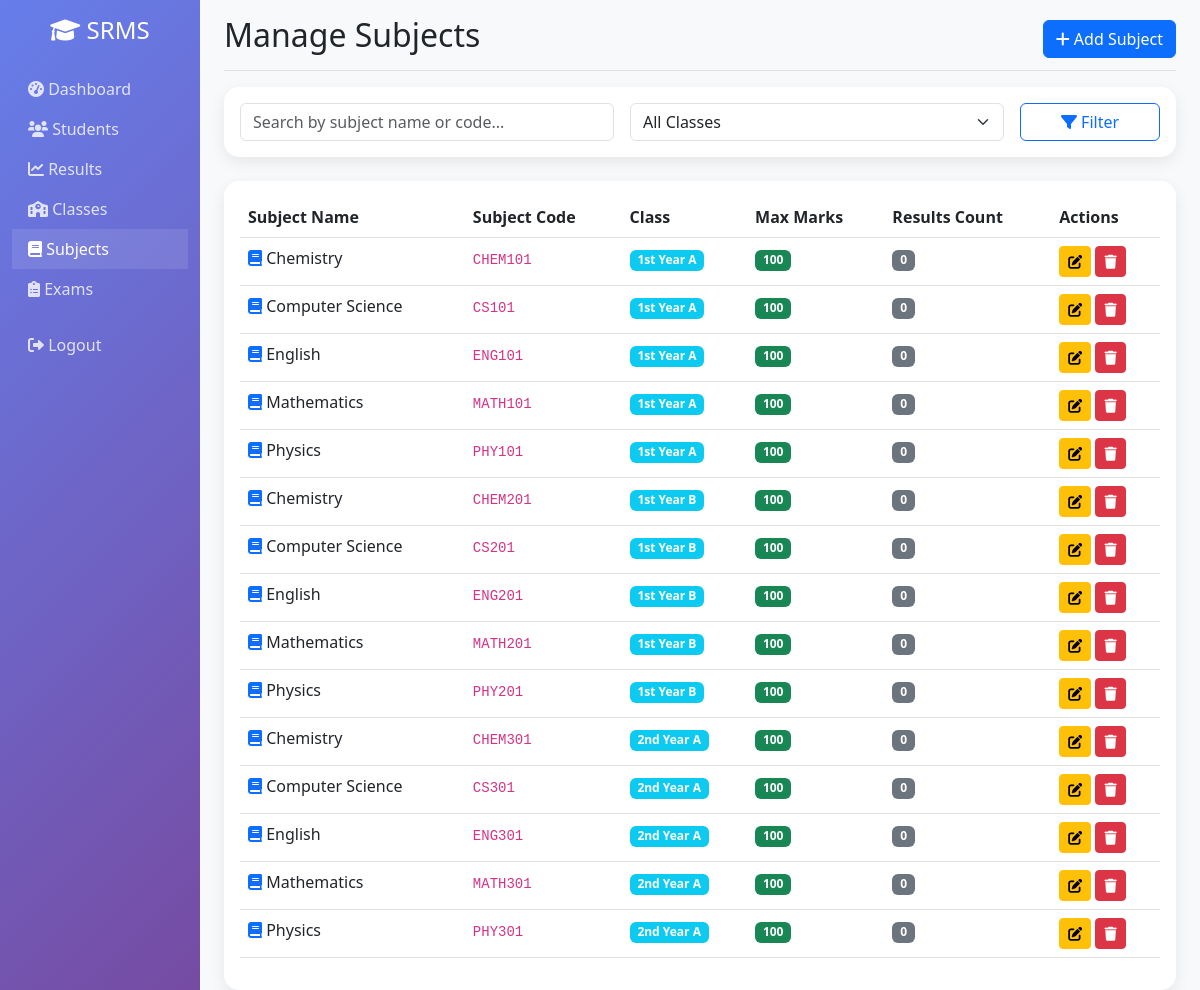
The app's page /subjects.php (signed in) with its own data.
### tables this page shows
CREATE TABLE `subjects` (
  `id` int(11) NOT NULL AUTO_INCREMENT,
  `subject_name` varchar(100) NOT NULL,
  `subject_code` varchar(20) DEFAULT NULL,
  `class_id` int(11) NOT NULL,
  `max_marks` int(11) NOT NULL DEFAULT 100,
  `created_at` timestamp NOT NULL DEFAULT current_timestamp(),
  PRIMARY KEY (`id`),
  KEY `class_id` (`class_id`),
  CONSTRAINT `subjects_ibfk_1` FOREIGN KEY (`class_id`) REFERENCES `classes` (`id`) ON DELETE CASCADE
);

CREATE TABLE `classes` (
  `id` int(11) NOT NULL AUTO_INCREMENT,
  `class_name` varchar(50) NOT NULL,
  `section` varchar(10) DEFAULT NULL,
  `created_at` timestamp NOT NULL DEFAULT current_timestamp(),
  PRIMARY KEY (`id`),
  UNIQUE KEY `class_name_section` (`class_name`, `section`)
);

### subjects.php (the view, shortened to what this page needs)
<?php
include_once 'includes/functions.php';
$search = '';
$page = isset($_GET['page']) ? (int)$_GET['page'] : 1;
$limit = 20;
$offset = ($page - 1) * $limit;
$sql = "SELECT sub.*, c.class_name, c.section,
        (SELECT COUNT(*) FROM results WHERE subject_id = sub.id) as result_count
        FROM subjects sub
        JOIN classes c ON sub.class_id = c.id WHERE 1=1";
$sql .= " ORDER BY c.class_name, c.section, sub.subject_name LIMIT $limit OFFSET $offset";
$subjects = $conn->query($sql);
?>
<!DOCTYPE html>
<html lang="en">
<head>
    <link href="https://cdn.jsdelivr.net/npm/bootstrap@5.3.0/dist/css/bootstrap.min.css" rel="stylesheet">
    <link rel="stylesheet" href="https://cdnjs.cloudflare.com/ajax/libs/font-awesome/6.0.0/css/all.min.css">
</head>
<body>
    <div class="container-fluid">
        <div class="row">
            <nav class="col-md-3 col-lg-2 d-md-block sidebar collapse">
                <div class="position-sticky pt-3">
                    <div class="text-center mb-4">
                        <h4 class="text-white">
                            <i class="fas fa-graduation-cap"></i> SRMS
                        </h4>
                    </div>
                    <ul class="nav flex-column">
                        <li class="nav-item">
                            <a class="nav-link" href="index.php">
                                <i class="fas fa-tachometer-alt"></i> Dashboard
                            </a>
                        </li>
                        <li class="nav-item">
                            <a class="nav-link" href="students.php">
                                <i class="fas fa-users"></i> Students
                            </a>
                        </li>
                        <li class="nav-item">
                            <a class="nav-link" href="results.php">
                                <i class="fas fa-chart-line"></i> Results
                            </a>
                        </li>
                        <li class="nav-item">
                            <a class="nav-link" href="classes.php">
                                <i class="fas fa-school"></i> Classes
                            </a>
                        </li>
                        <li class="nav-item">
                            <a class="nav-link active" href="subjects.php">
                                <i class="fas fa-book"></i> Subjects
                            </a>
                        </li>
                        <li class="nav-item">
                            <a class="nav-link" href="exams.php">
                                <i class="fas fa-clipboard-list"></i> Exams
                            </a>
                        </li>
                        <li class="nav-item mt-3">
                            <a class="nav-link" href="logout.php">
                                <i class="fas fa-sign-out-alt"></i> Logout
                            </a>
                        </li>
                    </ul>
                </div>
            </nav>
            <main class="col-md-9 ms-sm-auto col-lg-10 px-md-4 main-content">
                <div class="d-flex justify-content-between flex-wrap flex-md-nowrap align-items-center pt-3 pb-2 mb-3 border-bottom">
                    <h1 class="h2">Manage Subjects</h1>
                    <div class="btn-toolbar mb-2 mb-md-0">
                        <button type="button" class="btn btn-primary" data-bs-toggle="modal" data-bs-target="#addSubjectModal">
                            <i class="fas fa-plus"></i> Add Subject
                        </button>
                    </div>
                </div>
                <div class="card mb-4">
                    <div class="card-body">
                        <form method="GET" class="row g-3">
                            <div class="col-md-5">
                                <input type="text" class="form-control" name="search" placeholder="Search by subject name or code..." value="<?php echo $search; ?>">
                            </div>
                            <div class="col-md-5">
                                <select class="form-select" name="class_filter">
                                    <option value="">All Classes</option>
                                </select>
                            </div>
                            <div class="col-md-2">
                                <button type="submit" class="btn btn-outline-primary w-100">
                                    <i class="fas fa-filter"></i> Filter
                                </button>
                            </div>
                        </form>
                    </div>
                </div>
                <div class="card">
                    <div class="card-body">
                        <div class="table-responsive">
                            <table class="table table-hover">
                                <thead>
                                    <tr>
                                        <th>Subject Name</th>
                                        <th>Subject Code</th>
                                        <th>Class</th>
                                        <th>Max Marks</th>
                                        <th>Results Count</th>
                                        <th>Actions</th>
                                    </tr>
                                </thead>
                                <tbody>
                                    <?php while ($subject = $subjects->fetch_assoc()): ?>
                                    <tr>
                                        <td>
                                            <i class="fas fa-book text-primary"></i>
                                            <?php echo htmlspecialchars($subject['subject_name']); ?>
                                        </td>
                                        <td>
                                            <code><?php echo htmlspecialchars($subject['subject_code']); ?></code>
                                        </td>
                                        <td>
                                            <span class="badge bg-info">
                                                <?php echo $subject['class_name'] . ' ' . $subject['section']; ?>
                                            </span>
                                        </td>
                                        <td>
                                            <span class="badge bg-success"><?php echo $subject['max_marks']; ?></span>
                                        </td>
                                        <td>
                                            <span class="badge bg-secondary"><?php echo $subject['result_count']; ?></span>
                                        </td>
                                        <td>
                                            <a href="?edit=<?php echo $subject['id']; ?>" class="btn btn-sm btn-warning btn-action">
                                                <i class="fas fa-edit"></i>
                                            </a>
                                            <a href="?delete=<?php echo $subject['id']; ?>" class="btn btn-sm btn-danger btn-action" onclick="return confirm('Are you sure?')">
                                                <i class="fas fa-trash"></i>
                                            </a>
                                        </td>
                                    </tr>
                                    <?php endwhile; ?>
                                </tbody>
                            </table>
                        </div>
                    </div>
                </div>
            </main>
        </div>
    </div>
</body>
</html>

### subjects.php (style rules this page uses)
.sidebar { min-height: 100vh; background: linear-gradient(135deg, #667eea 0%, #764ba2 100%); }
.sidebar .nav-link { color: rgba(255, 255, 255, 0.8); transition: all 0.3s; }
.sidebar .nav-link:hover, .sidebar .nav-link.active { color: white; background: rgba(255, 255, 255, 0.1); }
.main-content { background-color: #f8f9fa; min-height: 100vh; }
.card { border: none; border-radius: 15px; box-shadow: 0 5px 15px rgba(0, 0, 0, 0.08); }
.btn-action { padding: 0.25rem 0.5rem; font-size: 0.875rem; }

### records on screen
subjects: subject_name "Chemistry", subject_code "CHEM101", class.class_name "1st Year", class.section "A", max_marks "100", result_count "0"
subjects: subject_name "Computer Science", subject_code "CS101", class.class_name "1st Year", class.section "A", max_marks "100", result_count "0"
subjects: subject_name "English", subject_code "ENG101", class.class_name "1st Year", class.section "A", max_marks "100", result_count "0"
subjects: subject_name "Mathematics", subject_code "MATH101", class.class_name "1st Year", class.section "A", max_marks "100", result_count "0"
subjects: subject_name "Physics", subject_code "PHY101", class.class_name "1st Year", class.section "A", max_marks "100", result_count "0"
subjects: subject_name "Chemistry", subject_code "CHEM201", class.class_name "1st Year", class.section "B", max_marks "100", result_count "0"
subjects: subject_name "Computer Science", subject_code "CS201", class.class_name "1st Year", class.section "B", max_marks "100", result_count "0"
subjects: subject_name "English", subject_code "ENG201", class.class_name "1st Year", class.section "B", max_marks "100", result_count "0"
subjects: subject_name "Mathematics", subject_code "MATH201", class.class_name "1st Year", class.section "B", max_marks "100", result_count "0"
subjects: subject_name "Physics", subject_code "PHY201", class.class_name "1st Year", class.section "B", max_marks "100", result_count "0"
subjects: subject_name "Chemistry", subject_code "CHEM301", class.class_name "2nd Year", class.section "A", max_marks "100", result_count "0"
subjects: subject_name "Computer Science", subject_code "CS301", class.class_name "2nd Year", class.section "A", max_marks "100", result_count "0"
subjects: subject_name "English", subject_code "ENG301", class.class_name "2nd Year", class.section "A", max_marks "100", result_count "0"
subjects: subject_name "Mathematics", subject_code "MATH301", class.class_name "2nd Year", class.section "A", max_marks "100", result_count "0"
subjects: subject_name "Physics", subject_code "PHY301", class.class_name "2nd Year", class.section "A", max_marks "100", result_count "0"
